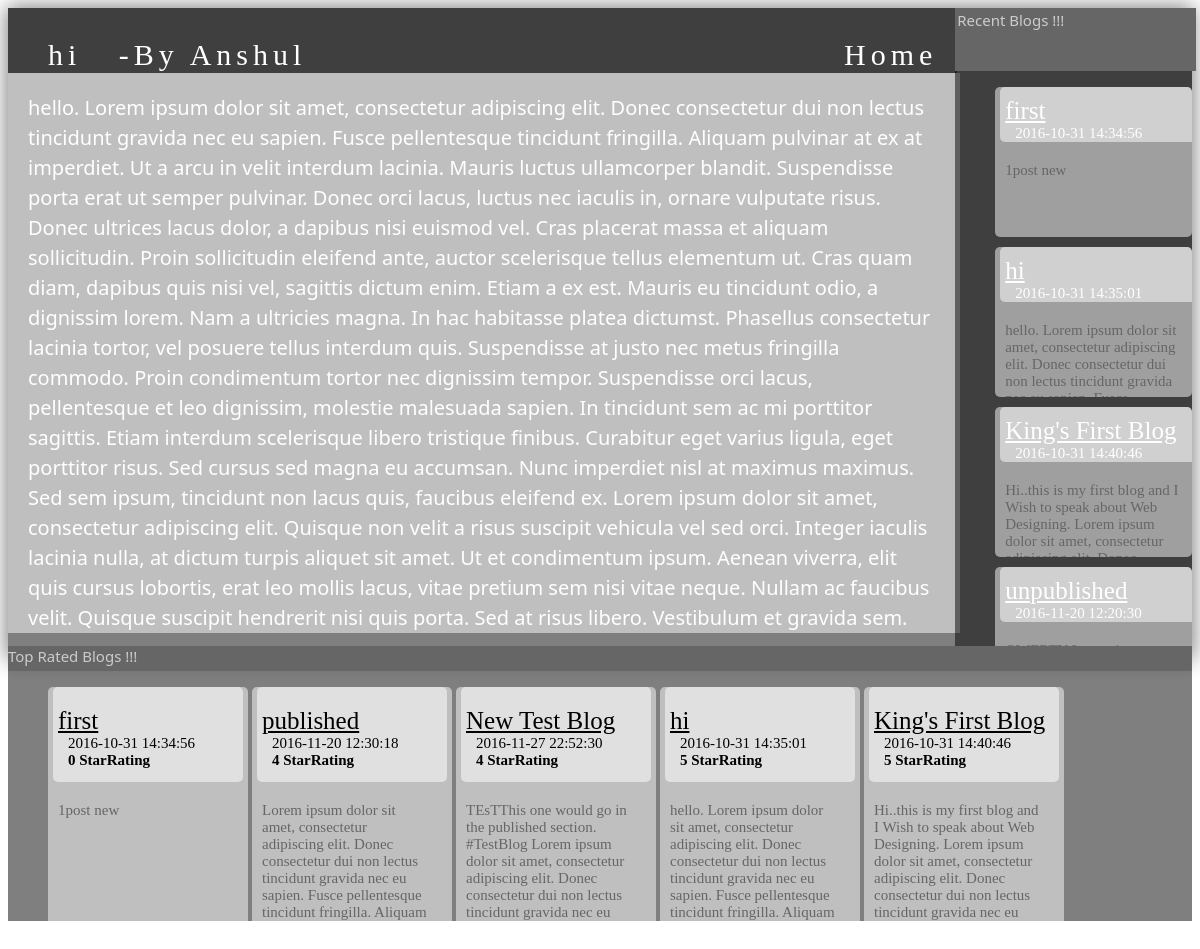
/view_post.php?post_id=62, run on the app's committed database.
### tables this page shows
CREATE TABLE `posts` (
  `post_id` int(11) NOT NULL,
  `title` varchar(200) NOT NULL,
  `content` text NOT NULL,
  `datetime` datetime NOT NULL,
  `postby` int(11) NOT NULL,
  `verified` int(11) NOT NULL DEFAULT '0',
  `publish` int(11) NOT NULL DEFAULT '0',
  `r1` int(11) NOT NULL DEFAULT '0',
  `r2` int(11) NOT NULL DEFAULT '0',
  `r3` int(11) NOT NULL DEFAULT '0',
  `r4` int(11) NOT NULL DEFAULT '0',
  `r5` int(11) NOT NULL DEFAULT '0',
  `rating` float NOT NULL DEFAULT '0'
);

CREATE TABLE `user` (
  `id` int(11) NOT NULL,
  `u_name` varchar(50) NOT NULL,
  `u_mail` varchar(50) NOT NULL,
  `u_pass` varchar(20) NOT NULL,
  `u_gender` varchar(10) NOT NULL,
  `u_contact` varchar(15) NOT NULL
);

### view_post.php (the view, shortened to what this page needs)
<?php
include "sqlconnection.php";
$id=$_GET['post_id'];
$querydate="SELECT * FROM posts,user WHERE posts.postby=user.id && verified=1 && publish=1 ORDER BY datetime";
	$resultdate=mysqli_query($conn,$querydate);
$queryrate="SELECT * FROM posts,user WHERE posts.postby=user.id && verified=1 && publish=1 ORDER BY rating";
	$resultrate=mysqli_query($conn,$queryrate);
$queryid="SELECT * FROM posts WHERE post_id=$id";
	$resultid=mysqli_query($conn,$queryid);
			if (mysqli_num_rows($resultid) > 0){
        	$valuei=mysqli_fetch_array($resultid);
        	$uid=$valuei['postby'];
        }
$queryu="SELECT * FROM user WHERE id=$uid";
	$resultu=mysqli_query($conn,$queryu);
	if (mysqli_num_rows($resultu) > 0){
        	$valueu=mysqli_fetch_array($resultu);
        	$uname=$valueu['u_name'];
        }
?>
<!DOCTYPE html>
<html>
<head>
	<link rel="stylesheet" type="text/css" href="css/post.css">
		<link rel="stylesheet" href="//netdna.bootstrapcdn.com/font-awesome/4.2.0/css/font-awesome.min.css">
</head>
<body>
<div class="body">
	<div class="readermenu">
		<ul>
		<?php echo $valuei['title'];?>	&nbsp; -By <?php echo "$uname";?>
		<li><a href="index.php" style="text-decoration: none;color: inherit;">Home</a></li>
		</ul>
	</div>
	<div class="blogsec">
<?php
	echo $valuei['content'];
?>
	</div>
	<div style="width: 20%; height: 90%; position: absolute;top: 0px;right: 0px">
		<div id="righttitle" style="border: 2px solid #666666;">
			Recent Blogs !!!
		</div>
		<div id="righttileholder">
		<ul>
		<?php
			if (mysqli_num_rows($resultdate) > 0){
        		while($value=mysqli_fetch_array($resultdate)){
?>
					<li>
					<?php echo "<a href=view_post.php?post_id=".$value['post_id']." title=ReadFull>";?>
						<div id="rttile">
               				<div id="rtbtitle">
               					<u><?php echo $value['title']; ?></u>
               					<div id="rtdtime"><?php echo $value['datetime']; ?> <br><b><?php echo $value['rating']; ?> StarRating</b></div>
               				</div>
               				<div id="rtbontent"><?php echo $value['content']; ?></div>
           				</div>
           				<?php echo "</a>";?>
           			</li>
<?php
        		}
   			 }
?>
</ul>
		</div>
	</div>
</div>
<div style="height: 250px; position: relative;bottom:12px;">
		<div id="bottomtitle">
			Top Rated Blogs !!!
		</div>
		<div id="bottomtileholder">
		<ul>
		<?php
			if (mysqli_num_rows($resultrate) > 0){
        		while($value=mysqli_fetch_array($resultrate)){
?>
					<li>
					<?php echo "<a href=view_post.php?post_id=".$value['post_id']." title=ReadFull>";?>
						<div id="bottile">
               				<div id="botbtitle">
               					<u><?php echo $value['title']; ?></u>
               					<div id="botdtime"><?php echo $value['datetime']; ?> <br><b><?php echo $value['rating']; ?> StarRating</b></div>
               				</div>
               				<div id="botbontent"><?php echo $value['content']; ?></div>
           				</div>
           				<?php echo "</a>";?>
           			</li>
<?php
        		}
   			 }
?>
</ul>
		</div>
	</div>
</body>
</html>

### css/post.css (style rules this page uses)
body { background-image: url(../img/one1.png); background-size: cover; background-repeat: no-repeat; background-attachment: fixed; overflow: scroll; }
.body { position: relative; height: 650px; width: 100%; background-color: rgba(0,0,0,0.5); color: #ffffff; -moz-box-shadow: 0px 0px 20px 1px rgba(16, 16, 16, 0.57); -webkit-box-shadow: 0px 0px 20px 1px rgba(16, 16, 16, 0.57); box-shadow: 0px 0px 20px 1px rgba(16, 16, 16, 0.57); }
#bottomtileholder { position: relative; bottom: 0px; height: 100%; background-color: rgba(0,0,0,0.5); width: 100%; overflow-x: scroll; }
#bottomtileholder ul { list-style-type: none; position: relative; }
#bottomtileholder ul a { text-decoration: none; color: inherit; }
#bottomtileholder ul li { display: inline-block; }
#bottile { position: relative; height: 300px; background-color: rgba(255,255,255,0.5); border-radius: 5px; padding-right: 10px; overflow: hidden; width: 190px; }
#botbtitle { position: relative; font-size: 25px; left: 5px; padding-left: 5px; padding-top: 20px; padding-right: 10px; overflow: hidden; height: 25%; background-color: rgba(255,255,255,0.5); border-radius: 5px; }
#botdtime { padding-left: 10px; font-size: 15px; font-family: "Times New Roman", Georgia, Serif; padding-right: 10px; overflow: hidden; }
#botbontent { padding-top: 20px; padding-left: 10px; font-size: 15px; color: #666666; padding-right: 10px; text-decoration: none; overflow: hidden; }
#righttileholder { position: relative; top: 0px; background-color: rgba(0,0,0,0.5); height: 100%; overflow-y: scroll; justify-content: flex-start; }
#rttile { position: relative; left: 0px; height: 150px; background-color: rgba(255,255,255,0.5); border-radius: 5px; overflow: hidden; width: 100%; margin-bottom: 10px; float: left; }
#rtbtitle { position: relative; font-size: 25px; left: 5px; padding-left: 5px; padding-top: 10px; padding-right: 10px; overflow: hidden; height: 30%; background-color: rgba(255,255,255,0.5); border-radius: 5px; }
#rtdtime { padding-left: 10px; font-size: 15px; font-family: "Times New Roman", Georgia, Serif; padding-right: 10px; overflow: hidden; }
#rtbontent { padding-top: 20px; padding-left: 10px; font-size: 15px; color: #666666; padding-right: 10px; text-decoration: none; overflow: hidden; }
#righttileholder ul { list-style-type: none; position: relative; }
#righttileholder ul a { text-decoration: none; color: inherit; }
#bottomtitle,#righttitle { width: 100%; position: relative; top: 0px; font-family: Candara, Calibri, Segoe, 'Segoe UI', Optima, Arial, sans-serif; font-size: 15px; background-color: #666666; color: #cccccc; height: 10%; }
.blogsec { position: absolute; width: 77%; top: 10%; height: 80%; background-color: rgba(255,255,255,0.5); overflow-y: scroll; padding-left: 20px; padding-top: 20px; padding-bottom: 20px; padding-right: 20px; font-family: Candara, Calibri, Segoe, 'Segoe UI', Optima, Arial, sans-serif; font-size: 20px; line-height: 30px; }
.readermenu { position: absolute; top: 0px; left: 0px; height: 10%; width: 78.5%; padding-right: 20px; background-color: rgba(0,0,0,0.5); }
.readermenu ul { list-style-type: none; font-family: "Brush Script MT",cursive; font-size: 30px; letter-spacing: 5px; padding-bottom: 20px; }
.readermenu ul li { display: inline-block; padding-left: 20px; float: right; }

### data on the page
posts: title "hi", content "hello. Lorem ipsum dolor sit amet, consectetur adipiscing elit. Donec consectetur dui non lectus tincidunt gravida nec eu sapien. Fusce pellentesque tincidunt fringilla. Aliquam pulvinar at ex at imperdiet. Ut a arcu in velit interdum lacinia. Mauris luctus ullamcorper blandit. Suspendisse porta erat ut semper pulvinar. Donec orci lacus, luctus nec iaculis in, ornare vulputate risus. Donec ultrices lacus dolor, a dapibus nisi euismod vel. Cras placerat massa et aliquam sollicitudin. Proin sollicitudin eleifend ante, auctor scelerisque tellus elementum ut. Cras quam diam, dapibus quis nisi vel, sagittis dictum enim. Etiam a ex est. Mauris eu tincidunt odio, a dignissim lorem. Nam a ultricies…", datetime "2016-10-31 14:35:01", content "hello. Lorem ipsum dolor sit amet, consectetur adipiscing elit. Donec consectetur dui non lectus tincidunt gravida…", rating "5", content "hello. Lorem ipsum dolor sit amet, consectetur adipiscing elit. Donec consectetur dui non lectus tincidunt gravida nec eu sapien. Fusce pellentesque tincidunt fringilla. Aliquam…"
user: u_name "Anshul"
posts: title "first", datetime "2016-10-31 14:34:56", content "1post new", rating "0"
posts: title "King's First Blog", datetime "2016-10-31 14:40:46", content "Hi..this is my first blog and I Wish to speak about Web Designing. Lorem ipsum dolor sit amet, consectetur…", rating "5", content "Hi..this is my first blog and I Wish to speak about Web Designing. Lorem ipsum dolor sit amet, consectetur adipiscing elit. Donec consectetur dui non lectus tincidunt gravida nec eu…"
posts: title "unpublished", datetime "2016-11-20 12:20:30"
posts: title "published", datetime "2016-11-20 12:30:18", rating "4", content "Lorem ipsum dolor sit amet, consectetur adipiscing elit. Donec consectetur dui non lectus tincidunt gravida nec eu sapien. Fusce pellentesque tincidunt fringilla. Aliquam…"
posts: title "New Test Blog", datetime "2016-11-27 22:52:30", rating "4", content "TEsTThis one would go in the published section. #TestBlog Lorem ipsum dolor sit amet, consectetur adipiscing elit. Donec consectetur dui non lectus tincidunt gravida nec eu…"
